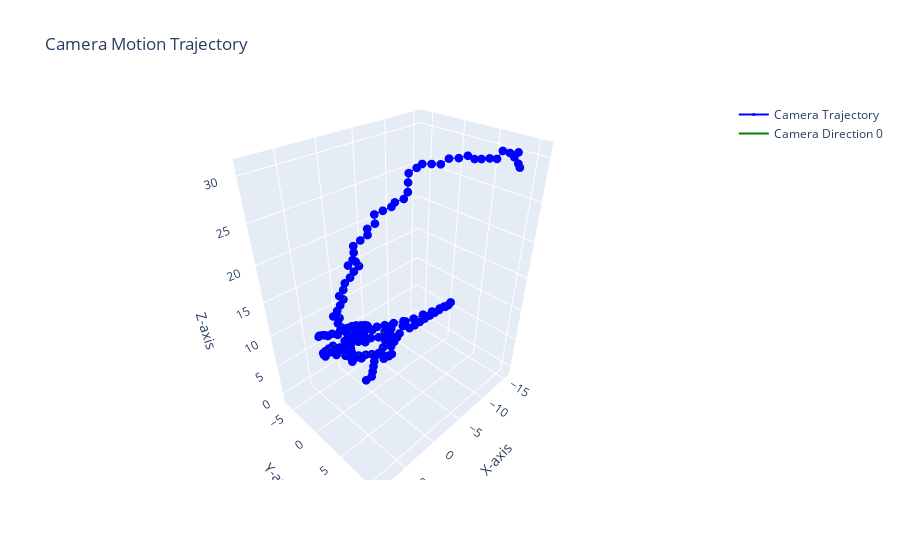

Write notebook code for a chart like this one.
### Code cell
import plotly.graph_objects as go
import numpy as np
# Создание фигуры
fig = go.Figure()

fig.add_trace(go.Scatter3d(
    x=trajectory[1:, 0],
    y=trajectory[1:, 1],
    z=trajectory[1:, 2],
    mode='lines+markers',
    marker=dict(size=3, color='blue'),
    line=dict(color='blue', width=2),
    name='Camera Trajectory'
))

# Добавление ориентации камеры в каждой точке траектории
for i, (R, t) in enumerate(zip(pose_cam,trajectory)):
    # Направление камеры (ось Z камеры)
    camera_direction = R @ np.array([0, 0, 1])  # Направление оси Z камеры
    camera_direction_end = t + camera_direction * 0.5  # Конец вектора направления

    # Добавляем линию, представляющую направление камеры
    fig.add_trace(go.Scatter3d(
        x=[t[0], camera_direction_end[0]],
        y=[t[1], camera_direction_end[1]],
        z=[t[2], camera_direction_end[2]],
        mode='lines',
        line=dict(color='green', width=2),
        name=f'Camera Direction {i}' if i == 0 else None,
        showlegend=False if i > 0 else True
    ))

# Настройка макета графика
fig.update_layout(
    title='Camera Motion Trajectory',
    scene = dict(
        xaxis_title='X-axis',
        yaxis_title='Y-axis',
        zaxis_title='Z-axis'
    ),
    showlegend=True
)

# Показать график
fig.show()

### Figure 1 — Plotly figure (JSON) as saved in the notebook; plotly's stock layout.template omitted (floating-point values rounded to 4 significant figures; data arrays with more than 128 entries replaced by an {"elided": "..."} marker saying what was removed)
{"data": [{"line": {"color": "blue", "width": 2}, "marker": {"color": "blue", "size": 3}, "mode": "lines+markers", "name": "Camera Trajectory", "type": "scatter3d", "x": {"elided": "176 float values"}, "y": {"elided": "176 float values"}, "z": {"elided": "176 float values"}}, {"line": {"color": "green", "width": 2}, "mode": "lines", "name": "Camera Direction 0", "showlegend": true, "type": "scatter3d", "x": [0, 0], "y": [0, 0], "z": [0, 0]}, {"line": {"color": "green", "width": 2}, "mode": "lines", "showlegend": false, "type": "scatter3d", "x": [-5.279e-15, -5.445e-15], "y": [-1, -1.0], "z": [3.224e-14, -0.5]}, {"line": {"color": "green", "width": 2}, "mode": "lines", "showlegend": false, "type": "scatter3d", "x": [-1.0, -1.0], "y": [-1.0, -1.0], "z": [-0.006383, -0.5064]}, {"line": {"color": "green", "width": 2}, "mode": "lines", "showlegend": false, "type": "scatter3d", "x": [-1.108, -1.108], "y": [-0.8618, -0.8618], "z": [0.9781, 0.4781]}, {"line": {"color": "green", "width": 2}, "mode": "lines", "showlegend": false, "type": "scatter3d", "x": [-1.199, -1.199], "y": [-0.7401, -0.74], "z": [1.966, 1.466]}, {"line": {"color": "green", "width": 2}, "mode": "lines", "showlegend": false, "type": "scatter3d", "x": [-1.275, -1.275], "y": [-0.6127, -0.6124], "z": [2.955, 2.455]}, {"line": {"color": "green", "width": 2}, "mode": "lines", "showlegend": false, "type": "scatter3d", "x": [-1.34, -1.341], "y": [-0.4854, -0.485], "z": [3.945, 3.445]}, {"line": {"color": "green", "width": 2}, "mode": "lines", "showlegend": false, "type": "scatter3d", "x": [-2.34, -2.341], "y": [-0.4846, -0.4842], "z": [3.946, 3.446]}, {"line": {"color": "green", "width": 2}, "mode": "lines", "showlegend": false, "type": "scatter3d", "x": [-2.056, -2.135], "y": [0.4124, 0.1514], "z": [3.607, 3.188]}, {"line": {"color": "green", "width": 2}, "mode": "lines", "showlegend": false, "type": "scatter3d", "x": [-1.757, -1.836], "y": [0.977, 0.7166], "z": [4.377, 3.957]}, {"line": {"color": "green", "width": 2}, "mode": "lines", "showlegend": false, "type": "scatter3d", "x": [-1.684, -1.76], "y": [1.591, 1.331], "z": [5.163, 4.742]}, {"line": {"color": "green", "width": 2}, "mode": "lines", "showlegend": false, "type": "scatter3d", "x": [-1.31, -1.384], "y": [2.249, 1.989], "z": [5.816, 5.395]}, {"line": {"color": "green", "width": 2}, "mode": "lines", "showlegend": false, "type": "scatter3d", "x": [-1.237, -1.311], "y": [2.85, 2.59], "z": [6.612, 6.191]}, {"line": {"color": "green", "width": 2}, "mode": "lines", "showlegend": false, "type": "scatter3d", "x": [-1.778, -1.769], "y": [2.181, 2.034], "z": [7.122, 6.644]}, {"line": {"color": "green", "width": 2}, "mode": "lines", "showlegend": false, "type": "scatter3d", "x": [-1.95, -1.939], "y": [2.562, 2.414], "z": [8.031, 7.553]}, {"line": {"color": "green", "width": 2}, "mode": "lines", "showlegend": false, "type": "scatter3d", "x": [-2.05, -2.04], "y": [2.967, 2.818], "z": [8.94, 8.463]}, {"line": {"color": "green", "width": 2}, "mode": "lines", "showlegend": false, "type": "scatter3d", "x": [-2.052, -2.046], "y": [3.415, 3.264], "z": [9.834, 9.357]}, {"line": {"color": "green", "width": 2}, "mode": "lines", "showlegend": false, "type": "scatter3d", "x": [-2.747, -2.721], "y": [3.294, 3.156], "z": [10.54, 10.06]}, {"line": {"color": "green", "width": 2}, "mode": "lines", "showlegend": false, "type": "scatter3d", "x": [-2.768, -2.746], "y": [3.695, 3.556], "z": [11.46, 10.98]}, {"line": {"color": "green", "width": 2}, "mode": "lines", "showlegend": false, "type": "scatter3d", "x": [-2.548, -2.566], "y": [4.596, 4.303], "z": [11.08, 10.68]}, {"line": {"color": "green", "width": 2}, "mode": "lines", "showlegend": false, "type": "scatter3d", "x": [-2.71, -2.727], "y": [5.257, 4.966], "z": [11.82, 11.41]}, {"line": {"color": "green", "width": 2}, "mode": "lines", "showlegend": false, "type": "scatter3d", "x": [-2.885, -2.9], "y": [5.879, 5.591], "z": [12.58, 12.17]}, {"line": {"color": "green", "width": 2}, "mode": "lines", "showlegend": false, "type": "scatter3d", "x": [-3.016, -3.031], "y": [6.506, 6.221], "z": [13.35, 12.94]}, {"line": {"color": "green", "width": 2}, "mode": "lines", "showlegend": false, "type": "scatter3d", "x": [-3.139, -3.152], "y": [7.154, 6.871], "z": [14.1, 13.69]}, {"line": {"color": "green", "width": 2}, "mode": "lines", "showlegend": false, "type": "scatter3d", "x": [-3.149, -3.16], "y": [7.811, 7.529], "z": [14.85, 14.44]}, {"line": {"color": "green", "width": 2}, "mode": "lines", "showlegend": false, "type": "scatter3d", "x": [-3.15, -3.16], "y": [8.449, 8.168], "z": [15.62, 15.21]}, {"line": {"color": "green", "width": 2}, "mode": "lines", "showlegend": false, "type": "scatter3d", "x": [-3.179, -3.186], "y": [9.084, 8.805], "z": [16.39, 15.98]}, {"line": {"color": "green", "width": 2}, "mode": "lines", "showlegend": false, "type": "scatter3d", "x": [-3.447, -3.446], "y": [9.701, 9.424], "z": [17.13, 16.72]}, {"line": {"color": "green", "width": 2}, "mode": "lines", "showlegend": false, "type": "scatter3d", "x": [-2.572, -2.599], "y": [10.08, 9.802], "z": [17.43, 17.02]}, {"line": {"color": "green", "width": 2}, "mode": "lines", "showlegend": false, "type": "scatter3d", "x": [-1.715, -1.761], "y": [10.39, 10.11], "z": [17.85, 17.44]}, {"line": {"color": "green", "width": 2}, "mode": "lines", "showlegend": false, "type": "scatter3d", "x": [-0.7247, -0.83], "y": [10.4, 10.13], "z": [17.99, 17.58]}, {"line": {"color": "green", "width": 2}, "mode": "lines", "showlegend": false, "type": "scatter3d", "x": [-0.2216, -0.3241], "y": [10.88, 10.61], "z": [18.71, 18.29]}, {"line": {"color": "green", "width": 2}, "mode": "lines", "showlegend": false, "type": "scatter3d", "x": [0.766, 0.625], "y": [10.75, 10.5], "z": [18.8, 18.39]}, {"line": {"color": "green", "width": 2}, "mode": "lines", "showlegend": false, "type": "scatter3d", "x": [1.712, 1.478], "y": [10.43, 10.22], "z": [18.76, 18.37]}, {"line": {"color": "green", "width": 2}, "mode": "lines", "showlegend": false, "type": "scatter3d", "x": [2.603, 2.293], "y": [10.03, 9.868], "z": [18.55, 18.19]}, {"line": {"color": "green", "width": 2}, "mode": "lines", "showlegend": false, "type": "scatter3d", "x": [3.397, 3.051], "y": [9.444, 9.325], "z": [18.37, 18.03]}, {"line": {"color": "green", "width": 2}, "mode": "lines", "showlegend": false, "type": "scatter3d", "x": [4.031, 3.614], "y": [8.729, 8.729], "z": [18.08, 17.8]}, {"line": {"color": "green", "width": 2}, "mode": "lines", "showlegend": false, "type": "scatter3d", "x": [4.504, 4.068], "y": [7.961, 8.02], "z": [17.64, 17.41]}, {"line": {"color": "green", "width": 2}, "mode": "lines", "showlegend": false, "type": "scatter3d", "x": [4.808, 4.362], "y": [7.153, 7.287], "z": [17.14, 16.96]}, {"line": {"color": "green", "width": 2}, "mode": "lines", "showlegend": false, "type": "scatter3d", "x": [4.881, 4.434], "y": [6.505, 6.704], "z": [16.38, 16.28]}, {"line": {"color": "green", "width": 2}, "mode": "lines", "showlegend": false, "type": "scatter3d", "x": [5.785, 5.338], "y": [6.15, 6.348], "z": [16.62, 16.51]}, {"line": {"color": "green", "width": 2}, "mode": "lines", "showlegend": false, "type": "scatter3d", "x": [5.685, 5.26], "y": [5.471, 5.733], "z": [15.89, 15.86]}, {"line": {"color": "green", "width": 2}, "mode": "lines", "showlegend": false, "type": "scatter3d", "x": [5.482, 5.076], "y": [4.688, 4.978], "z": [15.3, 15.29]}, {"line": {"color": "green", "width": 2}, "mode": "lines", "showlegend": false, "type": "scatter3d", "x": [6.116, 5.711], "y": [3.948, 4.241], "z": [15.08, 15.06]}, {"line": {"color": "green", "width": 2}, "mode": "lines", "showlegend": false, "type": "scatter3d", "x": [6.936, 6.531], "y": [3.376, 3.668], "z": [15.09, 15.07]}, {"line": {"color": "green", "width": 2}, "mode": "lines", "showlegend": false, "type": "scatter3d", "x": [7.746, 7.34], "y": [2.79, 3.081], "z": [15.07, 15.05]}, {"line": {"color": "green", "width": 2}, "mode": "lines", "showlegend": false, "type": "scatter3d", "x": [8.626, 8.217], "y": [2.538, 2.825], "z": [15.47, 15.45]}, {"line": {"color": "green", "width": 2}, "mode": "lines", "showlegend": false, "type": "scatter3d", "x": [8.183, 7.85], "y": [1.92, 2.287], "z": [14.82, 14.89]}, {"line": {"color": "green", "width": 2}, "mode": "lines", "showlegend": false, "type": "scatter3d", "x": [7.548, 7.305], "y": [1.437, 1.853], "z": [14.22, 14.35]}, {"line": {"color": "green", "width": 2}, "mode": "lines", "showlegend": false, "type": "scatter3d", "x": [6.779, 6.624], "y": [1.277, 1.708], "z": [13.6, 13.8]}, {"line": {"color": "green", "width": 2}, "mode": "lines", "showlegend": false, "type": "scatter3d", "x": [7.697, 7.537], "y": [0.919, 1.35], "z": [13.77, 13.97]}, {"line": {"color": "green", "width": 2}, "mode": "lines", "showlegend": false, "type": "scatter3d", "x": [6.81, 6.736], "y": [0.7525, 1.19], "z": [13.34, 13.57]}, {"line": {"color": "green", "width": 2}, "mode": "lines", "showlegend": false, "type": "scatter3d", "x": [5.866, 5.927], "y": [0.8215, 1.239], "z": [13.02, 13.29]}, {"line": {"color": "green", "width": 2}, "mode": "lines", "showlegend": false, "type": "scatter3d", "x": [4.878, 5.006], "y": [0.935, 1.338], "z": [12.91, 13.18]}, {"line": {"color": "green", "width": 2}, "mode": "lines", "showlegend": false, "type": "scatter3d", "x": [3.918, 4.166], "y": [1.211, 1.566], "z": [12.96, 13.21]}, {"line": {"color": "green", "width": 2}, "mode": "lines", "showlegend": false, "type": "scatter3d", "x": [4.898, 5.012], "y": [1.021, 0.5922], "z": [13.01, 12.78]}, {"line": {"color": "green", "width": 2}, "mode": "lines", "showlegend": false, "type": "scatter3d", "x": [3.936, 4.13], "y": [0.956, 0.5411], "z": [12.75, 12.55]}, {"line": {"color": "green", "width": 2}, "mode": "lines", "showlegend": false, "type": "scatter3d", "x": [3.02, 3.261], "y": [0.7586, 0.3584], "z": [12.4, 12.22]}, {"line": {"color": "green", "width": 2}, "mode": "lines", "showlegend": false, "type": "scatter3d", "x": [3.049, 3.285], "y": [1.553, 1.151], "z": [13.01, 12.83]}, {"line": {"color": "green", "width": 2}, "mode": "lines", "showlegend": false, "type": "scatter3d", "x": [2.229, 2.527], "y": [1.412, 1.031], "z": [12.45, 12.32]}, {"line": {"color": "green", "width": 2}, "mode": "lines", "showlegend": false, "type": "scatter3d", "x": [1.474, 1.806], "y": [1.124, 0.7618], "z": [11.86, 11.77]}, {"line": {"color": "green", "width": 2}, "mode": "lines", "showlegend": false, "type": "scatter3d", "x": [0.8116, 1.201], "y": [0.7513, 0.4381], "z": [11.21, 11.19]}, {"line": {"color": "green", "width": 2}, "mode": "lines", "showlegend": false, "type": "scatter3d", "x": [0.2798, 0.6991], "y": [0.2581, -0.01152], "z": [10.52, 10.56]}, {"line": {"color": "green", "width": 2}, "mode": "lines", "showlegend": false, "type": "scatter3d", "x": [-0.1486, 0.2867], "y": [-0.2391, -0.4669], "z": [9.769, 9.862]}, {"line": {"color": "green", "width": 2}, "mode": "lines", "showlegend": false, "type": "scatter3d", "x": [-0.3967, 0.04565], "y": [-0.891, -1.085], "z": [9.052, 9.182]}, {"line": {"color": "green", "width": 2}, "mode": "lines", "showlegend": false, "type": "scatter3d", "x": [-0.5237, -0.07371], "y": [-1.707, -1.795], "z": [8.488, 8.687]}, {"line": {"color": "green", "width": 2}, "mode": "lines", "showlegend": false, "type": "scatter3d", "x": [0.4014, 0.8512], "y": [-1.969, -2.064], "z": [8.763, 8.959]}, {"line": {"color": "green", "width": 2}, "mode": "lines", "showlegend": false, "type": "scatter3d", "x": [0.4203, 0.8597], "y": [-2.63, -2.693], "z": [8.013, 8.243]}, {"line": {"color": "green", "width": 2}, "mode": "lines", "showlegend": false, "type": "scatter3d", "x": [-0.474, -0.03399], "y": [-2.478, -2.546], "z": [7.592, 7.819]}, {"line": {"color": "green", "width": 2}, "mode": "lines", "showlegend": false, "type": "scatter3d", "x": [-1.377, -0.9369], "y": [-2.339, -2.412], "z": [7.186, 7.411]}, {"line": {"color": "green", "width": 2}, "mode": "lines", "showlegend": false, "type": "scatter3d", "x": [-1.081, -0.6896], "y": [-2.979, -2.971], "z": [6.477, 6.788]}, {"line": {"color": "green", "width": 2}, "mode": "lines", "showlegend": false, "type": "scatter3d", "x": [-1.746, -1.354], "y": [-3.105, -3.1], "z": [5.741, 6.051]}, {"line": {"color": "green", "width": 2}, "mode": "lines", "showlegend": false, "type": "scatter3d", "x": [-1.246, -0.9331], "y": [-3.704, -3.625], "z": [5.116, 5.498]}, {"line": {"color": "green", "width": 2}, "mode": "lines", "showlegend": false, "type": "scatter3d", "x": [-2.034, -1.718], "y": [-3.751, -3.677], "z": [4.502, 4.882]}, {"line": {"color": "green", "width": 2}, "mode": "lines", "showlegend": false, "type": "scatter3d", "x": [-1.688, -1.427], "y": [-4.606, -4.451], "z": [4.116, 4.514]}, {"line": {"color": "green", "width": 2}, "mode": "lines", "showlegend": false, "type": "scatter3d", "x": [-0.8871, -0.8182], "y": [-5.194, -4.914], "z": [4.0, 4.408]}, {"line": {"color": "green", "width": 2}, "mode": "lines", "showlegend": false, "type": "scatter3d", "x": [-1.553, -1.474], "y": [-5.541, -5.265], "z": [3.339, 3.748]}, {"line": {"color": "green", "width": 2}, "mode": "lines", "showlegend": false, "type": "scatter3d", "x": [-0.625, -0.5662], "y": [-5.771, -5.495], "z": [3.046, 3.458]}, {"line": {"color": "green", "width": 2}, "mode": "lines", "showlegend": false, "type": "scatter3d", "x": [0.3618, 0.2472], "y": [-5.931, -5.642], "z": [3.071, 3.462]}, {"line": {"color": "green", "width": 2}, "mode": "lines", "showlegend": false, "type": "scatter3d", "x": [1.096, 0.8884], "y": [-6.415, -6.076], "z": [3.548, 3.852]}, {"line": {"color": "green", "width": 2}, "mode": "lines", "showlegend": false, "type": "scatter3d", "x": [2.017, 1.707], "y": [-6.125, -5.835], "z": [3.807, 4.071]}, {"line": {"color": "green", "width": 2}, "mode": "lines", "showlegend": false, "type": "scatter3d", "x": [2.861, 2.53], "y": [-5.717, -5.44], "z": [4.157, 4.41]}, {"line": {"color": "green", "width": 2}, "mode": "lines", "showlegend": false, "type": "scatter3d", "x": [3.569, 3.117], "y": [-5.19, -5.036], "z": [4.626, 4.773]}, {"line": {"color": "green", "width": 2}, "mode": "lines", "showlegend": false, "type": "scatter3d", "x": [3.983, 3.511], "y": [-4.439, -4.327], "z": [5.14, 5.261]}, {"line": {"color": "green", "width": 2}, "mode": "lines", "showlegend": false, "type": "scatter3d", "x": [4.292, 3.798], "y": [-3.597, -3.577], "z": [5.583, 5.657]}, {"line": {"color": "green", "width": 2}, "mode": "lines", "showlegend": false, "type": "scatter3d", "x": [3.296, 2.803], "y": [-3.668, -3.643], "z": [5.622, 5.702]}, {"line": {"color": "green", "width": 2}, "mode": "lines", "showlegend": false, "type": "scatter3d", "x": [3.223, 2.744], "y": [-2.677, -2.807], "z": [5.739, 5.804]}, {"line": {"color": "green", "width": 2}, "mode": "lines", "showlegend": false, "type": "scatter3d", "x": [2.427, 1.947], "y": [-3.283, -3.405], "z": [5.746, 5.818]}, {"line": {"color": "green", "width": 2}, "mode": "lines", "showlegend": false, "type": "scatter3d", "x": [1.511, 1.032], "y": [-3.011, -3.136], "z": [6.042, 6.116]}, {"line": {"color": "green", "width": 2}, "mode": "lines", "showlegend": false, "type": "scatter3d", "x": [2.477, 1.997], "y": [-2.757, -2.877], "z": [6.093, 6.168]}, {"line": {"color": "green", "width": 2}, "mode": "lines", "showlegend": false, "type": "scatter3d", "x": [2.349, 1.889], "y": [-1.851, -2.041], "z": [6.499, 6.543]}, {"line": {"color": "green", "width": 2}, "mode": "lines", "showlegend": false, "type": "scatter3d", "x": [1.443, 0.9813], "y": [-2.269, -2.454], "z": [6.567, 6.616]}, {"line": {"color": "green", "width": 2}, "mode": "lines", "showlegend": false, "type": "scatter3d", "x": [1.335, 0.8514], "y": [-3.263, -3.156], "z": [6.553, 6.62]}, {"line": {"color": "green", "width": 2}, "mode": "lines", "showlegend": false, "type": "scatter3d", "x": [1.549, 1.05], "y": [-2.33, -2.351], "z": [6.842, 6.87]}, {"line": {"color": "green", "width": 2}, "mode": "lines", "showlegend": false, "type": "scatter3d", "x": [0.5712, 0.07247], "y": [-2.542, -2.558], "z": [6.852, 6.884]}, {"line": {"color": "green", "width": 2}, "mode": "lines", "showlegend": false, "type": "scatter3d", "x": [0.4601, 0.001666], "y": [-1.553, -1.753], "z": [6.959, 6.972]}, {"line": {"color": "green", "width": 2}, "mode": "lines", "showlegend": false, "type": "scatter3d", "x": [0.04334, -0.3622], "y": [-0.6695, -0.9619], "z": [7.171, 7.163]}, {"line": {"color": "green", "width": 2}, "mode": "lines", "showlegend": false, "type": "scatter3d", "x": [-0.488, -0.7124], "y": [-0.1641, -0.5681], "z": [7.851, 7.66]}, {"line": {"color": "green", "width": 2}, "mode": "lines", "showlegend": false, "type": "scatter3d", "x": [-1.333, -1.469], "y": [0.3677, -0.07939], "z": [7.789, 7.612]}, {"line": {"color": "green", "width": 2}, "mode": "lines", "showlegend": false, "type": "scatter3d", "x": [-2.167, -2.251], "y": [0.7658, 0.2962], "z": [7.408, 7.258]}, {"line": {"color": "green", "width": 2}, "mode": "lines", "showlegend": false, "type": "scatter3d", "x": [-3.126, -3.09], "y": [0.976, 0.4921], "z": [7.216, 7.095]}, {"line": {"color": "green", "width": 2}, "mode": "lines", "showlegend": false, "type": "scatter3d", "x": [-3.253, -3.223], "y": [0.06585, -0.4184], "z": [6.822, 6.701]}, {"line": {"color": "green", "width": 2}, "mode": "lines", "showlegend": false, "type": "scatter3d", "x": [-3.502, -3.408], "y": [-0.437, -0.7792], "z": [7.649, 7.297]}, {"line": {"color": "green", "width": 2}, "mode": "lines", "showlegend": false, "type": "scatter3d", "x": [-4.475, -4.244], "y": [-0.4875, -0.81], "z": [7.425, 7.12]}, {"line": {"color": "green", "width": 2}, "mode": "lines", "showlegend": false, "type": "scatter3d", "x": [-4.327, -4.098], "y": [-1.069, -1.394], "z": [6.625, 6.321]}, {"line": {"color": "green", "width": 2}, "mode": "lines", "showlegend": false, "type": "scatter3d", "x": [-5.08, -4.67], "y": [-1.265, -1.523], "z": [5.997, 5.873]}, {"line": {"color": "green", "width": 2}, "mode": "lines", "showlegend": false, "type": "scatter3d", "x": [-4.384, -3.976], "y": [-1.825, -2.087], "z": [5.548, 5.423]}, {"line": {"color": "green", "width": 2}, "mode": "lines", "showlegend": false, "type": "scatter3d", "x": [-4.515, -4.091], "y": [-1.84, -2.105], "z": [4.557, 4.558]}, {"line": {"color": "green", "width": 2}, "mode": "lines", "showlegend": false, "type": "scatter3d", "x": [-4.734, -4.305], "y": [-2.16, -2.415], "z": [3.635, 3.671]}, {"line": {"color": "green", "width": 2}, "mode": "lines", "showlegend": false, "type": "scatter3d", "x": [-5.65, -5.222], "y": [-1.769, -2.025], "z": [3.547, 3.58]}, {"line": {"color": "green", "width": 2}, "mode": "lines", "showlegend": false, "type": "scatter3d", "x": [-5.81, -5.373], "y": [-2.234, -2.416], "z": [2.676, 2.836]}, {"line": {"color": "green", "width": 2}, "mode": "lines", "showlegend": false, "type": "scatter3d", "x": [-5.697, -5.292], "y": [-2.765, -2.866], "z": [1.837, 2.112]}, {"line": {"color": "green", "width": 2}, "mode": "lines", "showlegend": false, "type": "scatter3d", "x": [-5.347, -4.982], "y": [-3.312, -3.365], "z": [1.076, 1.413]}, {"line": {"color": "green", "width": 2}, "mode": "lines", "showlegend": false, "type": "scatter3d", "x": [-4.501, -4.338], "y": [-3.335, -3.39], "z": [0.5434, 1.013]}, {"line": {"color": "green", "width": 2}, "mode": "lines", "showlegend": false, "type": "scatter3d", "x": [-3.76, -3.687], "y": [-3.98, -3.958], "z": [0.3562, 0.8502]}, {"line": {"color": "green", "width": 2}, "mode": "lines", "showlegend": false, "type": "scatter3d", "x": [-2.858, -2.787], "y": [-4.299, -4.277], "z": [0.6479, 1.142]}, {"line": {"color": "green", "width": 2}, "mode": "lines", "showlegend": false, "type": "scatter3d", "x": [-2.002, -2.035], "y": [-4.809, -4.724], "z": [0.7195, 1.211]}, {"line": {"color": "green", "width": 2}, "mode": "lines", "showlegend": false, "type": "scatter3d", "x": [-2.475, -2.51], "y": [-4.829, -4.743], "z": [-0.1612, 0.3301]}, {"line": {"color": "green", "width": 2}, "mode": "lines", "showlegend": false, "type": "scatter3d", "x": [-1.649, -1.809], "y": [-5.231, -5.081], "z": [0.2347, 0.6841]}, {"line": {"color": "green", "width": 2}, "mode": "lines", "showlegend": false, "type": "scatter3d", "x": [-1.396, -1.55], "y": [-5.649, -5.498], "z": [-0.6379, -0.1868]}, {"line": {"color": "green", "width": 2}, "mode": "lines", "showlegend": false, "type": "scatter3d", "x": [-1.127, -1.29], "y": [-5.576, -5.421], "z": [0.3224, 0.7689]}, {"line": {"color": "green", "width": 2}, "mode": "lines", "showlegend": false, "type": "scatter3d", "x": [-0.463, -0.7237], "y": [-5.899, -5.691], "z": [0.997, 1.369]}, {"line": {"color": "green", "width": 2}, "mode": "lines", "showlegend": false, "type": "scatter3d", "x": [-1.263, -1.355], "y": [-5.444, -5.326], "z": [0.6062, 1.083]}, {"line": {"color": "green", "width": 2}, "mode": "lines", "showlegend": false, "type": "scatter3d", "x": [-1.15, -1.243], "y": [-5.239, -5.122], "z": [1.578, 2.056]}, {"line": {"color": "green", "width": 2}, "mode": "lines", "showlegend": false, "type": "scatter3d", "x": [-0.9332, -1.03], "y": [-5.107, -4.989], "z": [2.546, 3.022]}, {"line": {"color": "green", "width": 2}, "mode": "lines", "showlegend": false, "type": "scatter3d", "x": [-0.8081, -0.9075], "y": [-4.924, -4.806], "z": [3.521, 3.996]}, {"line": {"color": "green", "width": 2}, "mode": "lines", "showlegend": false, "type": "scatter3d", "x": [-0.6736, -0.7769], "y": [-4.739, -4.621], "z": [4.494, 4.969]}, {"line": {"color": "green", "width": 2}, "mode": "lines", "showlegend": false, "type": "scatter3d", "x": [-0.6424, -0.746], "y": [-4.538, -4.42], "z": [5.473, 5.948]}, {"line": {"color": "green", "width": 2}, "mode": "lines", "showlegend": false, "type": "scatter3d", "x": [-0.6626, -0.7654], "y": [-4.316, -4.198], "z": [6.448, 6.923]}, {"line": {"color": "green", "width": 2}, "mode": "lines", "showlegend": false, "type": "scatter3d", "x": [0.2307, 0.0805], "y": [-4.487, -4.36], "z": [6.863, 7.323]}, {"line": {"color": "green", "width": 2}, "mode": "lines", "showlegend": false, "type": "scatter3d", "x": [0.7256, 0.5579], "y": [-4.557, -4.424], "z": [7.73, 8.181]}, {"line": {"color": "green", "width": 2}, "mode": "lines", "showlegend": false, "type": "scatter3d", "x": [1.185, 1.003], "y": [-4.593, -4.455], "z": [8.617, 9.062]}, {"line": {"color": "green", "width": 2}, "mode": "lines", "showlegend": false, "type": "scatter3d", "x": [1.034, 0.8512], "y": [-4.331, -4.195], "z": [9.57, 10.01]}, {"line": {"color": "green", "width": 2}, "mode": "lines", "showlegend": false, "type": "scatter3d", "x": [1.811, 1.511], "y": [-4.534, -4.366], "z": [10.17, 10.53]}, {"line": {"color": "green", "width": 2}, "mode": "lines", "showlegend": false, "type": "scatter3d", "x": [1.384, 1.084], "y": [-4.185, -4.018], "z": [11.0, 11.36]}, {"line": {"color": "green", "width": 2}, "mode": "lines", "showlegend": false, "type": "scatter3d", "x": [1.073, 0.7697], "y": [-3.86, -3.693], "z": [11.89, 12.26]}, {"line": {"color": "green", "width": 2}, "mode": "lines", "showlegend": false, "type": "scatter3d", "x": [0.7393, 0.4336], "y": [-3.544, -3.377], "z": [12.78, 13.14]}, {"line": {"color": "green", "width": 2}, "mode": "lines", "showlegend": false, "type": "scatter3d", "x": [1.316, 0.9656], "y": [-3.551, -3.38], "z": [13.6, 13.91]}, {"line": {"color": "green", "width": 2}, "mode": "lines", "showlegend": false, "type": "scatter3d", "x": [0.8583, 0.5052], "y": [-3.247, -3.076], "z": [14.44, 14.75]}, {"line": {"color": "green", "width": 2}, "mode": "lines", "showlegend": false, "type": "scatter3d", "x": [0.6851, 0.3247], "y": [-3.054, -2.882], "z": [15.4, 15.7]}, {"line": {"color": "green", "width": 2}, "mode": "lines", "showlegend": false, "type": "scatter3d", "x": [0.1469, -0.2143], "y": [-2.657, -2.486], "z": [16.15, 16.45]}, {"line": {"color": "green", "width": 2}, "mode": "lines", "showlegend": false, "type": "scatter3d", "x": [-0.1865, -0.5511], "y": [-2.279, -2.108], "z": [17.01, 17.31]}, {"line": {"color": "green", "width": 2}, "mode": "lines", "showlegend": false, "type": "scatter3d", "x": [-0.6501, -1.016], "y": [-1.833, -1.664], "z": [17.77, 18.07]}, {"line": {"color": "green", "width": 2}, "mode": "lines", "showlegend": false, "type": "scatter3d", "x": [-0.1386, -0.5591], "y": [-1.766, -1.602], "z": [18.63, 18.85]}, {"line": {"color": "green", "width": 2}, "mode": "lines", "showlegend": false, "type": "scatter3d", "x": [0.8007, 0.3805], "y": [-2.023, -1.859], "z": [18.4, 18.62]}, {"line": {"color": "green", "width": 2}, "mode": "lines", "showlegend": false, "type": "scatter3d", "x": [0.4508, 0.02856], "y": [-1.536, -1.374], "z": [19.2, 19.42]}, {"line": {"color": "green", "width": 2}, "mode": "lines", "showlegend": false, "type": "scatter3d", "x": [0.3542, -0.07652], "y": [-1.387, -1.222], "z": [20.19, 20.38]}, {"line": {"color": "green", "width": 2}, "mode": "lines", "showlegend": false, "type": "scatter3d", "x": [0.5029, 0.0573], "y": [-1.195, -1.035], "z": [21.16, 21.32]}, {"line": {"color": "green", "width": 2}, "mode": "lines", "showlegend": false, "type": "scatter3d", "x": [-0.2377, -0.6847], "y": [-0.8246, -0.6648], "z": [21.72, 21.88]}, {"line": {"color": "green", "width": 2}, "mode": "lines", "showlegend": false, "type": "scatter3d", "x": [-0.9375, -1.386], "y": [-0.3897, -0.2312], "z": [22.29, 22.44]}, {"line": {"color": "green", "width": 2}, "mode": "lines", "showlegend": false, "type": "scatter3d", "x": [-0.7081, -1.173], "y": [-0.118, 0.02868], "z": [23.22, 23.33]}, {"line": {"color": "green", "width": 2}, "mode": "lines", "showlegend": false, "type": "scatter3d", "x": [-1.517, -1.984], "y": [0.2416, 0.3868], "z": [23.69, 23.79]}, {"line": {"color": "green", "width": 2}, "mode": "lines", "showlegend": false, "type": "scatter3d", "x": [-1.629, -2.1], "y": [0.0596, 0.2223], "z": [24.66, 24.7]}, {"line": {"color": "green", "width": 2}, "mode": "lines", "showlegend": false, "type": "scatter3d", "x": [-2.476, -2.948], "y": [0.5035, 0.6647], "z": [24.96, 24.99]}, {"line": {"color": "green", "width": 2}, "mode": "lines", "showlegend": false, "type": "scatter3d", "x": [-3.295, -3.768], "y": [0.9711, 1.13], "z": [25.29, 25.32]}, {"line": {"color": "green", "width": 2}, "mode": "lines", "showlegend": false, "type": "scatter3d", "x": [-3.19, -3.668], "y": [1.61, 1.757], "z": [26.05, 26.07]}, {"line": {"color": "green", "width": 2}, "mode": "lines", "showlegend": false, "type": "scatter3d", "x": [-4.024, -4.503], "y": [2.091, 2.237], "z": [26.32, 26.34]}, {"line": {"color": "green", "width": 2}, "mode": "lines", "showlegend": false, "type": "scatter3d", "x": [-4.143, -4.625], "y": [2.558, 2.691], "z": [27.2, 27.19]}, {"line": {"color": "green", "width": 2}, "mode": "lines", "showlegend": false, "type": "scatter3d", "x": [-4.61, -5.08], "y": [2.136, 2.298], "z": [27.97, 27.92]}, {"line": {"color": "green", "width": 2}, "mode": "lines", "showlegend": false, "type": "scatter3d", "x": [-5.119, -5.566], "y": [1.712, 1.91], "z": [28.72, 28.62]}, {"line": {"color": "green", "width": 2}, "mode": "lines", "showlegend": false, "type": "scatter3d", "x": [-5.699, -6.145], "y": [2.296, 2.488], "z": [29.29, 29.17]}, {"line": {"color": "green", "width": 2}, "mode": "lines", "showlegend": false, "type": "scatter3d", "x": [-5.661, -6.111], "y": [3.078, 3.246], "z": [29.91, 29.77]}, {"line": {"color": "green", "width": 2}, "mode": "lines", "showlegend": false, "type": "scatter3d", "x": [-6.513, -6.963], "y": [3.594, 3.761], "z": [29.82, 29.68]}, {"line": {"color": "green", "width": 2}, "mode": "lines", "showlegend": false, "type": "scatter3d", "x": [-7.381, -7.832], "y": [4.071, 4.238], "z": [29.69, 29.55]}, {"line": {"color": "green", "width": 2}, "mode": "lines", "showlegend": false, "type": "scatter3d", "x": [-7.966, -8.415], "y": [4.631, 4.792], "z": [30.28, 30.12]}, {"line": {"color": "green", "width": 2}, "mode": "lines", "showlegend": false, "type": "scatter3d", "x": [-8.693, -9.141], "y": [5.317, 5.477], "z": [30.32, 30.16]}, {"line": {"color": "green", "width": 2}, "mode": "lines", "showlegend": false, "type": "scatter3d", "x": [-9.569, -10.02], "y": [5.777, 5.935], "z": [30.46, 30.3]}, {"line": {"color": "green", "width": 2}, "mode": "lines", "showlegend": false, "type": "scatter3d", "x": [-10.41, -10.85], "y": [6.041, 6.2], "z": [29.98, 29.82]}, {"line": {"color": "green", "width": 2}, "mode": "lines", "showlegend": false, "type": "scatter3d", "x": [-10.26, -10.72], "y": [6.992, 7.107], "z": [30.25, 30.08]}, {"line": {"color": "green", "width": 2}, "mode": "lines", "showlegend": false, "type": "scatter3d", "x": [-11.19, -11.65], "y": [7.352, 7.465], "z": [30.18, 30.0]}, {"line": {"color": "green", "width": 2}, "mode": "lines", "showlegend": false, "type": "scatter3d", "x": [-12.13, -12.58], "y": [7.617, 7.731], "z": [29.95, 29.78]}, {"line": {"color": "green", "width": 2}, "mode": "lines", "showlegend": false, "type": "scatter3d", "x": [-12.84, -13.29], "y": [7.731, 7.846], "z": [30.64, 30.45]}, {"line": {"color": "green", "width": 2}, "mode": "lines", "showlegend": false, "type": "scatter3d", "x": [-13.72, -14.16], "y": [8.076, 8.192], "z": [30.31, 30.11]}, {"line": {"color": "green", "width": 2}, "mode": "lines", "showlegend": false, "type": "scatter3d", "x": [-14.6, -15.04], "y": [8.552, 8.666], "z": [30.28, 30.08]}, {"line": {"color": "green", "width": 2}, "mode": "lines", "showlegend": false, "type": "scatter3d", "x": [-14.9, -15.28], "y": [7.963, 8.29], "z": [29.53, 29.57]}, {"line": {"color": "green", "width": 2}, "mode": "lines", "showlegend": false, "type": "scatter3d", "x": [-14.49, -14.92], "y": [8.79, 9.047], "z": [29.14, 29.23]}, {"line": {"color": "green", "width": 2}, "mode": "lines", "showlegend": false, "type": "scatter3d", "x": [-15.22, -15.48], "y": [8.617, 8.946], "z": [28.48, 28.75]}], "layout": {"scene": {"xaxis": {"title": {"text": "X-axis"}}, "yaxis": {"title": {"text": "Y-axis"}}, "zaxis": {"title": {"text": "Z-axis"}}}, "showlegend": true, "title": {"text": "Camera Motion Trajectory"}}}
